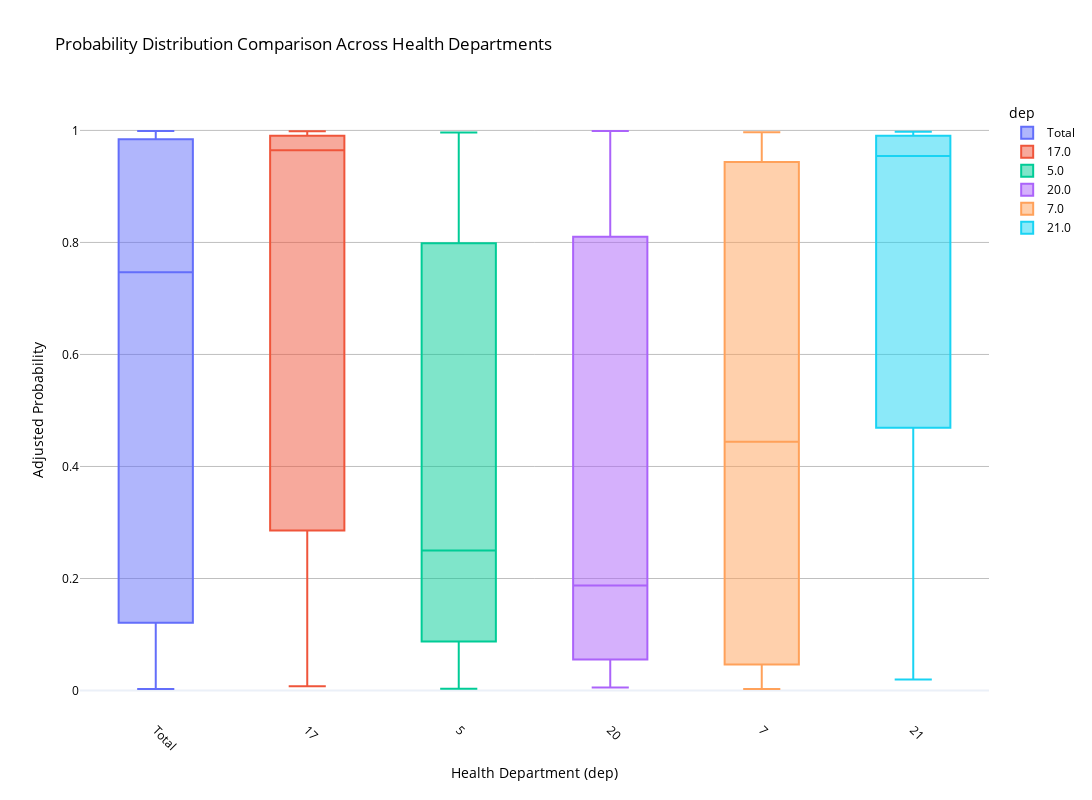

Notebook cell for this chart:
### Code cell
# Combine the overall dataset with department-specific data for comparison
df_total = df.copy()
df_total['dep'] = 'Total'

# Concatenate the total dataset with the large departments dataset
df_comparison = pd.concat([df_total, df_large_deps])

# Create the boxplot using Plotly
fig = px.box(
    df_comparison, 
    x='dep', 
    y='adjusted_probability', 
    color='dep',
    title='Probability Distribution Comparison Across Health Departments',

)


# Update layout to match the original style
fig.update_layout(
    xaxis_title='Health Department (dep)',
    yaxis_title='Adjusted Probability',
    xaxis_tickangle=45,
    width=1400,
    height=800,
    template='plotly_white',
    # plot_bgcolor='white',
    # paper_bgcolor='white',
    font=dict(color='black'),
    yaxis=dict(gridcolor='rgba(128,128,128,0.5)'),
)

# Display the plot
fig.show()

### Figure 1 — Plotly figure (JSON) as saved in the notebook; plotly's stock layout.template omitted (floating-point values rounded to 4 significant figures; data arrays with more than 128 entries replaced by an {"elided": "..."} marker saying what was removed)
{"data": [{"alignmentgroup": "True", "hovertemplate": "dep=%{x}<br>adjusted_probability=%{y}<extra></extra>", "legendgroup": "Total", "marker": {"color": "#636efa"}, "name": "Total", "notched": false, "offsetgroup": "Total", "orientation": "v", "showlegend": true, "type": "box", "x": {"elided": "4663 str values"}, "x0": " ", "xaxis": "x", "y": {"elided": "4663 float values"}, "y0": " ", "yaxis": "y"}, {"alignmentgroup": "True", "hovertemplate": "dep=%{x}<br>adjusted_probability=%{y}<extra></extra>", "legendgroup": "17.0", "marker": {"color": "#EF553B"}, "name": "17.0", "notched": false, "offsetgroup": "17.0", "orientation": "v", "showlegend": true, "type": "box", "x": {"elided": "1976 int values"}, "x0": " ", "xaxis": "x", "y": {"elided": "1976 float values"}, "y0": " ", "yaxis": "y"}, {"alignmentgroup": "True", "hovertemplate": "dep=%{x}<br>adjusted_probability=%{y}<extra></extra>", "legendgroup": "5.0", "marker": {"color": "#00cc96"}, "name": "5.0", "notched": false, "offsetgroup": "5.0", "orientation": "v", "showlegend": true, "type": "box", "x": {"elided": "890 int values"}, "x0": " ", "xaxis": "x", "y": {"elided": "890 float values"}, "y0": " ", "yaxis": "y"}, {"alignmentgroup": "True", "hovertemplate": "dep=%{x}<br>adjusted_probability=%{y}<extra></extra>", "legendgroup": "20.0", "marker": {"color": "#ab63fa"}, "name": "20.0", "notched": false, "offsetgroup": "20.0", "orientation": "v", "showlegend": true, "type": "box", "x": [20, 20, 20, 20, 20, 20, 20, 20, 20, 20, 20, 20, 20, 20, 20, 20, 20, 20, 20, 20, 20, 20, 20, 20, 20, 20, 20, 20, 20, 20, 20, 20, 20, 20, 20, 20, 20, 20, 20, 20, 20, 20, 20, 20, 20, 20, 20, 20, 20, 20, 20, 20, 20, 20, 20, 20, 20, 20, 20, 20, 20, 20, 20, 20, 20, 20, 20, 20, 20, 20, 20, 20, 20, 20, 20, 20, 20, 20, 20, 20, 20, 20, 20, 20, 20, 20, 20, 20, 20, 20, 20, 20, 20, 20, 20, 20, 20, 20, 20, 20, 20, 20, 20, 20, 20, 20, 20, 20, 20, 20, 20, 20, 20, 20], "x0": " ", "xaxis": "x", "y": [0.2947, 0.3858, 0.9938, 0.9883, 0.985, 0.1745, 0.04255, 0.999, 0.9989, 0.02449, 0.1152, 0.9965, 0.5992, 0.9955, 0.9944, 0.03069, 0.9905, 0.1872, 0.01331, 0.09815, 0.08693, 0.06596, 0.02932, 0.9937, 0.07491, 0.5839, 0.7963, 0.9933, 0.9682, 0.9687, 0.9895, 0.9114, 0.443, 0.13, 0.2449, 0.2269, 0.3639, 0.06863, 0.01232, 0.09443, 0.9831, 0.9847, 0.9852, 0.07811, 0.01541, 0.05268, 0.3935, 0.2509, 0.2162, 0.3843, 0.05542, 0.05544, 0.05543, 0.03504, 0.02925, 0.06226, 0.0202, 0.01489, 0.01989, 0.297, 0.1105, 0.6858, 0.644, 0.1161, 0.05369, 0.336, 0.06117, 0.02506, 0.03651, 0.03406, 0.9948, 0.9815, 0.9915, 0.9941, 0.07192, 0.06497, 0.1795, 0.05857, 0.3339, 0.8761, 0.4538, 0.02268, 0.1088, 0.1382, 0.01055, 0.005611, 0.02659, 0.00971, 0.005563, 0.01319, 0.1482, 0.1232, 0.4254, 0.1084, 0.9966, 0.81, 0.9906, 0.2012, 0.4405, 0.3826, 0.1878, 0.9795, 0.06553, 0.2161, 0.08108, 0.01389, 0.07365, 0.01415, 0.01601, 0.549, 0.7013, 0.8497, 0.7772, 0.8272], "y0": " ", "yaxis": "y"}, {"alignmentgroup": "True", "hovertemplate": "dep=%{x}<br>adjusted_probability=%{y}<extra></extra>", "legendgroup": "7.0", "marker": {"color": "#FFA15A"}, "name": "7.0", "notched": false, "offsetgroup": "7.0", "orientation": "v", "showlegend": true, "type": "box", "x": {"elided": "1216 int values"}, "x0": " ", "xaxis": "x", "y": {"elided": "1216 float values"}, "y0": " ", "yaxis": "y"}, {"alignmentgroup": "True", "hovertemplate": "dep=%{x}<br>adjusted_probability=%{y}<extra></extra>", "legendgroup": "21.0", "marker": {"color": "#19d3f3"}, "name": "21.0", "notched": false, "offsetgroup": "21.0", "orientation": "v", "showlegend": true, "type": "box", "x": {"elided": "357 int values"}, "x0": " ", "xaxis": "x", "y": {"elided": "357 float values"}, "y0": " ", "yaxis": "y"}], "layout": {"boxmode": "overlay", "font": {"color": "black"}, "height": 800, "legend": {"title": {"text": "dep"}, "tracegroupgap": 0}, "title": {"text": "Probability Distribution Comparison Across Health Departments"}, "width": 1400, "xaxis": {"anchor": "y", "categoryarray": ["Total", 17, 5, 20, 7, 21], "categoryorder": "array", "domain": [0, 1], "tickangle": 45, "title": {"text": "Health Department (dep)"}}, "yaxis": {"anchor": "x", "domain": [0, 1], "gridcolor": "rgba(128,128,128,0.5)", "title": {"text": "Adjusted Probability"}}}}
